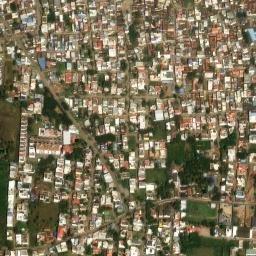
#> input picture test_tile.jpg, 256 x 256 px
$ python -i water_detection.py   (imports and definitions only)
#> lines starting #> are read from the running program, lines starting #| are printed output that depends on the picture; after the words box and inside, x2 and y2 are one past the last pixel; in counts of white or black regions, pixels touching at a corner belong together
### Backend/services/image_processing.py
import cv2
import numpy as np
from PIL import Image
import os

# [31 lines left out: functions load_image_cv, get_image_metadata, not called in this run]

def get_direction_from_coords(cx, cy, width, height):
    """
    Classify (cx, cy) pixel coordinate into 9-directional image-relative compass sector:
    North-West, North, North-East, West, Center, East, South-West, South, South-East
    """
    x_ratio = cx / max(width, 1)
    y_ratio = cy / max(height, 1)

    # Grid sectors: 0-0.33, 0.33-0.67, 0.67-1.0
    if y_ratio < 0.35:
        if x_ratio < 0.35:
            return "North-West"
        elif x_ratio > 0.65:
            return "North-East"
        else:
            return "North"
    elif y_ratio > 0.65:
        if x_ratio < 0.35:
            return "South-West"
        elif x_ratio > 0.65:
            return "South-East"
        else:
            return "South"
    else:
        if x_ratio < 0.35:
            return "West"
        elif x_ratio > 0.65:
            return "East"
        else:
            return "Center"

# [53 lines left out: functions calculate_spatial_distribution, align_images_orb, not called in this run]

### Backend/specialists/water_detection.py
import cv2
import numpy as np
from services.image_processing import get_direction_from_coords

def detect_water_bodies(rgb_img):
    """
    Detect water bodies (lakes, rivers, reservoirs, flood zones) from remote sensing imagery.
    Uses HSV color space thresholding and NDWI proxy for RGB imagery.
    """
    h, w = rgb_img.shape[:2]
#> h = 256; w = 256
    total_pixels = h * w
#> total_pixels = 65536

    # Color transform
    hsv = cv2.cvtColor(rgb_img, cv2.COLOR_RGB2HSV)
#> hsv: shape (256, 256, 3); mean H, S, V 24.5, 84.3, 124.4
    r = rgb_img[:, :, 0].astype(np.float32)
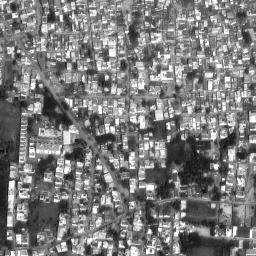
#> r: shape (256, 256) float32; min 0, max 255, mean 122.8
    g = rgb_img[:, :, 1].astype(np.float32)
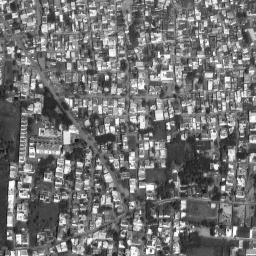
#> g: shape (256, 256) float32; min 8, max 255, mean 113.9
    b = rgb_img[:, :, 2].astype(np.float32)
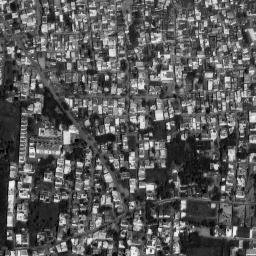
#> b: shape (256, 256) float32; min 0, max 246, mean 88.6

    # 1. HSV Water Mask: Hue in [85, 140], Saturation > 35, Value > 20
    hsv_water = cv2.inRange(hsv, np.array([85, 30, 20]), np.array([145, 255, 255]))
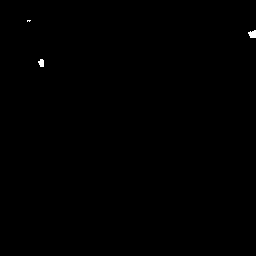
#> hsv_water: shape (256, 256); 0.14% white; 3 white regions (1 under 20 px), largest, box (x1, y1, x2, y2) and area: (248, 30, 256, 38) 49, (38, 59, 44, 67) 37

    # 2. RGB-NDWI proxy: (Green - Red) / (Green + Red + 1e-5) combined with Blue dominance (Blue > Red * 1.05)
    blue_dom = (b > (r * 1.08)) & (b > (g * 0.92)) & (r < 170)
#> blue_dom: shape (256, 256) bool; 0.18% white; 5 white regions (3 under 20 px), largest, box (x1, y1, x2, y2) and area: (247, 30, 256, 39) 46, (38, 58, 44, 68) 45
    ndwi_proxy = ((g - r) / (g + r + 1e-5) > 0.05) & (b > r)
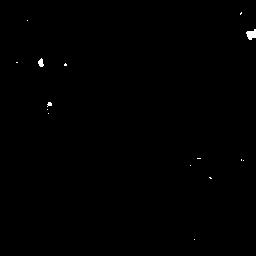
#> ndwi_proxy: shape (256, 256) bool; 0.24% white; 15 white regions (13 under 20 px), largest, box (x1, y1, x2, y2) and area: (246, 29, 256, 40) 75, (38, 58, 44, 67) 36

    combined_water = cv2.bitwise_or(hsv_water, (blue_dom * 255).astype(np.uint8))
#> combined_water: shape (256, 256); 0.2% white; 5 white regions (3 under 20 px), largest, box (x1, y1, x2, y2) and area: (247, 30, 256, 39) 58, (38, 58, 44, 68) 45
    combined_water = cv2.bitwise_or(combined_water, (ndwi_proxy * 255).astype(np.uint8))
#> combined_water: shape (256, 256); 0.29% white; 17 white regions (15 under 20 px), largest, box (x1, y1, x2, y2) and area: (246, 29, 256, 40) 76, (38, 58, 44, 68) 46

    # Morphological cleaning
    kernel = cv2.getStructuringElement(cv2.MORPH_ELLIPSE, (5, 5))
    cleaned = cv2.morphologyEx(combined_water, cv2.MORPH_OPEN, kernel)
#> cleaned: shape (256, 256); 0.15% white; 2 white regions
    cleaned = cv2.morphologyEx(cleaned, cv2.MORPH_CLOSE, kernel)

    # Find distinct water contours
    contours, _ = cv2.findContours(cleaned, cv2.RETR_EXTERNAL, cv2.CHAIN_APPROX_SIMPLE)
#> contours = 2 contours; box (x1, y1, x2, y2) and area: (247, 29, 256, 39) 51, (38, 59, 44, 67) 25

    water_objects = []
    water_pixel_count = 0
    w_id = 1

    min_water_area = max(30, int(total_pixels * 0.00015))
#> min_water_area = 30
    final_mask = np.zeros((h, w), dtype=np.uint8)

    for cnt in contours:
        area = cv2.contourArea(cnt)
        if area >= min_water_area:
            x, y, bw, bh = cv2.boundingRect(cnt)
            cx = int(x + bw / 2)
            cy = int(y + bh / 2)
            direction = get_direction_from_coords(cx, cy, w, h)

            # Draw on mask
            cv2.drawContours(final_mask, [cnt], -1, 255, -1)
            water_pixel_count += area

            # Confidence based on spectral purity
            conf = min(96, max(72, int(78 + min(area / total_pixels * 100, 18))))

            water_objects.append({
                "id": f"water_{w_id}",
                "bbox": [int(x), int(y), int(bw), int(bh)],
                "center": [cx, cy],
                "area_pixels": int(area),
                "confidence": conf,
                "direction": direction,
                "type": "River/Stream" if (max(bw, bh) / max(min(bw, bh), 1)) > 3.0 else "Lake/Reservoir"
            })
            w_id += 1
#> this loop made 2 passes
#> (area, x, y, bw, bh, cx, cy, x_ratio in get_direction_from_coords) on pass 2: (51, 247, 29, 9, 10, 251, 34, 0.98)
#> area on pass 1: 25
#> final_mask: shape (256, 256); 0.1% white; 1 white region, box (x1, y1, x2, y2) and area: (247, 29, 256, 39) 66
#> after the loop, w_id = 2; water_objects = 1 item; water_pixel_count = 51

    coverage_pct = round((water_pixel_count / total_pixels) * 100, 2)
#> coverage_pct = 0.08

    return {
        "count": len(water_objects),
        "coverage_percentage": coverage_pct,
        "objects": water_objects,
        "mask": final_mask,
        "model_used": "SatQuery Remote-Sensing Water Segmentation Specialist (NDWI & HSV Spectral Analysis)"
    }

>>> import cv2
>>> picture = cv2.cvtColor(cv2.imread('../../test_tile.jpg'), cv2.COLOR_BGR2RGB)
>>> result = detect_water_bodies(picture)
#> result = 5 items
